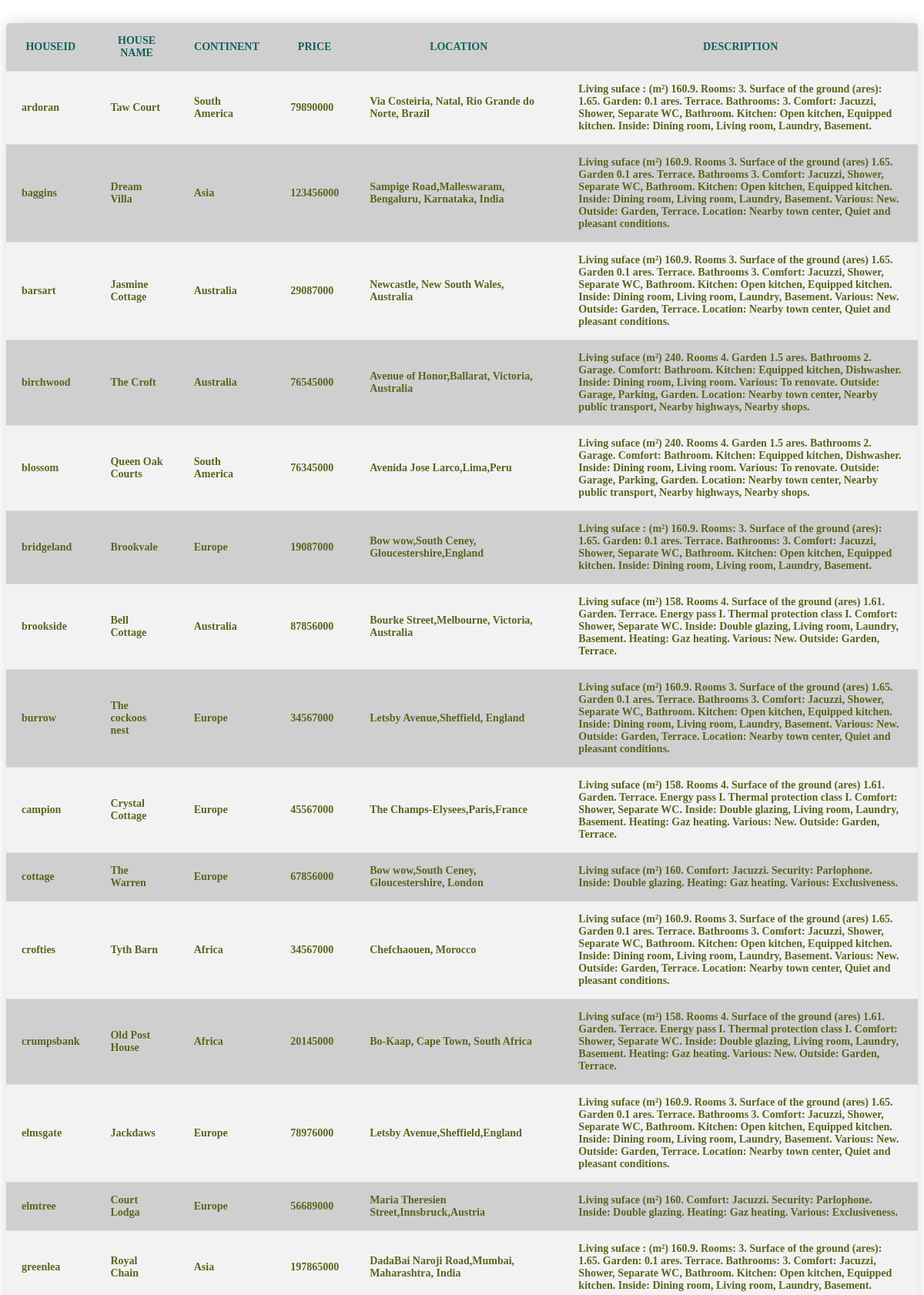
The app's page /shash/list.php (upper part) with its own data.
### tables this page shows
CREATE TABLE `residence` (
  `HOUSEID` varchar(10) NOT NULL,
  `NAME` varchar(255) DEFAULT NULL,
  `CONTINENT` varchar(255) DEFAULT NULL,
  `PRICE` bigint(10) DEFAULT NULL,
  `LOCATION` varchar(255) DEFAULT NULL,
  `DESCRIPTION` varchar(500) DEFAULT NULL
);

### shash/list.php (the view, shortened to what this page needs)
<?php
include 'chil/connect.php';
?>
<!DOCTYPE html>
<html>
    <head>
        <link rel="stylesheet" href="par/continent.css" type="text/css">
    </head>
    <body>
    <table class="content-table">
            <tr>
                <th>HOUSEID</th>
                <th>HOUSE NAME</th>
                <th>CONTINENT</th>
                <th>PRICE</th>
                <th>LOCATION</th>
                <th>DESCRIPTION</th>
            </tr>
            <?php
               $sql ="SELECT * FROM residence";
               $stmt = $conn->prepare($sql);
               $stmt->execute();
               $result = $stmt->get_result();
               while($row = $result->fetch_assoc())
               {
                   ?>
                   <tr class="active-row">
                       <td> <?php echo $row['HOUSEID']; ?> </td>
                       <td> <?php echo $row['NAME']; ?> </td>
                       <td> <?php echo $row['CONTINENT']; ?> </td>
                       <td> <?php echo $row['PRICE']; ?> </td>
                       <td> <?php echo $row['LOCATION']; ?> </td>
                       <td> <?php echo $row['DESCRIPTION']; ?> </td>
                    </tr>
                    <?php
               }
            ?>
        </table>
    </body>
</html>

### shash/par/continent.css (style rules this page uses)
body { background-image:url("images/data.jpg"); font-family: 'Times New Roman', Times, serif; background-size:cover; background-attachment: fixed; height:auto; }
.content-table { border-collapse: collapse; margin: 30px 0; font-size: 14px; min-width: 400px; border-radius: 5px 5px 0 0; overflow: hidden; color:rgb(16, 97, 90); font-weight: bold; box-shadow: 0 0 20px rgba(0, 0, 0, 0.15); }
.content-table th, .content-table td { padding: 15px 20px; }
.content-table tbody tr { border-bottom: 1px solid rgb(222, 222, 222); }
.content-table tbody tr:nth-of-type(even) { background-color: rgb(242, 242, 242); }
.content-table tbody tr:nth-of-type(odd) { background-color: rgba(204, 204, 204, 0.938); }
.content-table tbody tr.active-row { font-weight: bold; color: rgb(92, 100, 30); }

### records on screen
residence: HOUSEID "ardoran", NAME "Taw Court", CONTINENT "South America", PRICE "79890000", LOCATION "Via Costeiria, Natal, Rio Grande do Norte, Brazil", DESCRIPTION "Living suface : (m²) 160.9. Rooms: 3. Surface of the ground (ares): 1.65. Garden: 0.1 ares. Terrace. Bathrooms: 3. Comfort: Jacuzzi, Shower, Separate WC, Bathroom. Kitchen: Open kitchen, Equipped kitchen. Inside: Dining room, Living room, Laundry, Basement."
residence: HOUSEID "baggins", NAME "Dream Villa", CONTINENT "Asia", PRICE "123456000", LOCATION "Sampige Road,Malleswaram, Bengaluru, Karnataka, India", DESCRIPTION "Living suface (m²) 160.9. Rooms 3. Surface of the ground (ares) 1.65. Garden 0.1 ares. Terrace. Bathrooms 3. Comfort: Jacuzzi, Shower, Separate WC, Bathroom. Kitchen: Open kitchen, Equipped kitchen. Inside: Dining room, Living room, Laundry, Basement. Various: New. Outside: Garden, Terrace. Location: Nearby town center, Quiet and pleasant conditions."
residence: HOUSEID "barsart", NAME "Jasmine Cottage", CONTINENT "Australia", PRICE "29087000", LOCATION "Newcastle, New South Wales, Australia", DESCRIPTION "Living suface (m²) 160.9. Rooms 3. Surface of the ground (ares) 1.65. Garden 0.1 ares. Terrace. Bathrooms 3. Comfort: Jacuzzi, Shower, Separate WC, Bathroom. Kitchen: Open kitchen, Equipped kitchen. Inside: Dining room, Living room, Laundry, Basement. Various: New. Outside: Garden, Terrace. Location: Nearby town center, Quiet and pleasant conditions."
residence: HOUSEID "birchwood", NAME "The Croft", CONTINENT "Australia", PRICE "76545000", LOCATION "Avenue of Honor,Ballarat, Victoria, Australia", DESCRIPTION "Living suface (m²) 240. Rooms 4. Garden 1.5 ares. Bathrooms 2. Garage. Comfort: Bathroom. Kitchen: Equipped kitchen, Dishwasher. Inside: Dining room, Living room. Various: To renovate. Outside: Garage, Parking, Garden. Location: Nearby town center, Nearby public transport, Nearby highways, Nearby shops."
residence: HOUSEID "blossom", NAME "Queen Oak Courts", CONTINENT "South America", PRICE "76345000", LOCATION "Avenida Jose Larco,Lima,Peru", DESCRIPTION "Living suface (m²) 240. Rooms 4. Garden 1.5 ares. Bathrooms 2. Garage. Comfort: Bathroom. Kitchen: Equipped kitchen, Dishwasher. Inside: Dining room, Living room. Various: To renovate. Outside: Garage, Parking, Garden. Location: Nearby town center, Nearby public transport, Nearby highways, Nearby shops."
residence: HOUSEID "bridgeland", NAME "Brookvale", CONTINENT "Europe", PRICE "19087000", LOCATION "Bow wow,South Ceney, Gloucestershire,England", DESCRIPTION "Living suface : (m²) 160.9. Rooms: 3. Surface of the ground (ares): 1.65. Garden: 0.1 ares. Terrace. Bathrooms: 3. Comfort: Jacuzzi, Shower, Separate WC, Bathroom. Kitchen: Open kitchen, Equipped kitchen. Inside: Dining room, Living room, Laundry, Basement."
residence: HOUSEID "brookside", NAME "Bell Cottage", CONTINENT "Australia", PRICE "87856000", LOCATION "Bourke Street,Melbourne, Victoria, Australia", DESCRIPTION "Living suface (m²) 158. Rooms 4. Surface of the ground (ares) 1.61. Garden. Terrace. Energy pass I. Thermal protection class I. Comfort: Shower, Separate WC. Inside: Double glazing, Living room, Laundry, Basement. Heating: Gaz heating. Various: New. Outside: Garden, Terrace."
residence: HOUSEID "burrow", NAME "The cockoos nest", CONTINENT "Europe", PRICE "34567000", LOCATION "Letsby Avenue,Sheffield, England", DESCRIPTION "Living suface (m²) 160.9. Rooms 3. Surface of the ground (ares) 1.65. Garden 0.1 ares. Terrace. Bathrooms 3. Comfort: Jacuzzi, Shower, Separate WC, Bathroom. Kitchen: Open kitchen, Equipped kitchen. Inside: Dining room, Living room, Laundry, Basement. Various: New. Outside: Garden, Terrace. Location: Nearby town center, Quiet and pleasant conditions."
residence: HOUSEID "campion", NAME "Crystal Cottage", CONTINENT "Europe", PRICE "45567000", LOCATION "The Champs-Elysees,Paris,France", DESCRIPTION "Living suface (m²) 158. Rooms 4. Surface of the ground (ares) 1.61. Garden. Terrace. Energy pass I. Thermal protection class I. Comfort: Shower, Separate WC. Inside: Double glazing, Living room, Laundry, Basement. Heating: Gaz heating. Various: New. Outside: Garden, Terrace."
residence: HOUSEID "cottage", NAME "The Warren", CONTINENT "Europe", PRICE "67856000", LOCATION "Bow wow,South Ceney, Gloucestershire, London", DESCRIPTION "Living suface (m²) 160. Comfort: Jacuzzi. Security: Parlophone. Inside: Double glazing. Heating: Gaz heating. Various: Exclusiveness."
residence: HOUSEID "crofties", NAME "Tyth Barn", CONTINENT "Africa", PRICE "34567000", LOCATION "Chefchaouen, Morocco", DESCRIPTION "Living suface (m²) 160.9. Rooms 3. Surface of the ground (ares) 1.65. Garden 0.1 ares. Terrace. Bathrooms 3. Comfort: Jacuzzi, Shower, Separate WC, Bathroom. Kitchen: Open kitchen, Equipped kitchen. Inside: Dining room, Living room, Laundry, Basement. Various: New. Outside: Garden, Terrace. Location: Nearby town center, Quiet and pleasant conditions."
residence: HOUSEID "crumpsbank", NAME "Old Post House", CONTINENT "Africa", PRICE "20145000", LOCATION "Bo-Kaap, Cape Town, South Africa", DESCRIPTION "Living suface (m²) 158. Rooms 4. Surface of the ground (ares) 1.61. Garden. Terrace. Energy pass I. Thermal protection class I. Comfort: Shower, Separate WC. Inside: Double glazing, Living room, Laundry, Basement. Heating: Gaz heating. Various: New. Outside: Garden, Terrace."
residence: HOUSEID "elmsgate", NAME "Jackdaws", CONTINENT "Europe", PRICE "78976000", LOCATION "Letsby Avenue,Sheffield,England", DESCRIPTION "Living suface (m²) 160.9. Rooms 3. Surface of the ground (ares) 1.65. Garden 0.1 ares. Terrace. Bathrooms 3. Comfort: Jacuzzi, Shower, Separate WC, Bathroom. Kitchen: Open kitchen, Equipped kitchen. Inside: Dining room, Living room, Laundry, Basement. Various: New. Outside: Garden, Terrace. Location: Nearby town center, Quiet and pleasant conditions."
residence: HOUSEID "elmtree", NAME "Court Lodga", CONTINENT "Europe", PRICE "56689000", LOCATION "Maria Theresien Street,Innsbruck,Austria", DESCRIPTION "Living suface (m²) 160. Comfort: Jacuzzi. Security: Parlophone. Inside: Double glazing. Heating: Gaz heating. Various: Exclusiveness."
residence: HOUSEID "greenlea", NAME "Royal Chain", CONTINENT "Asia", PRICE "197865000", LOCATION "DadaBai Naroji Road,Mumbai, Maharashtra, India", DESCRIPTION "Living suface : (m²) 160.9. Rooms: 3. Surface of the ground (ares): 1.65. Garden: 0.1 ares. Terrace. Bathrooms: 3. Comfort: Jacuzzi, Shower, Separate WC, Bathroom. Kitchen: Open kitchen, Equipped kitchen. Inside: Dining room, Living room, Laundry, Basement."
